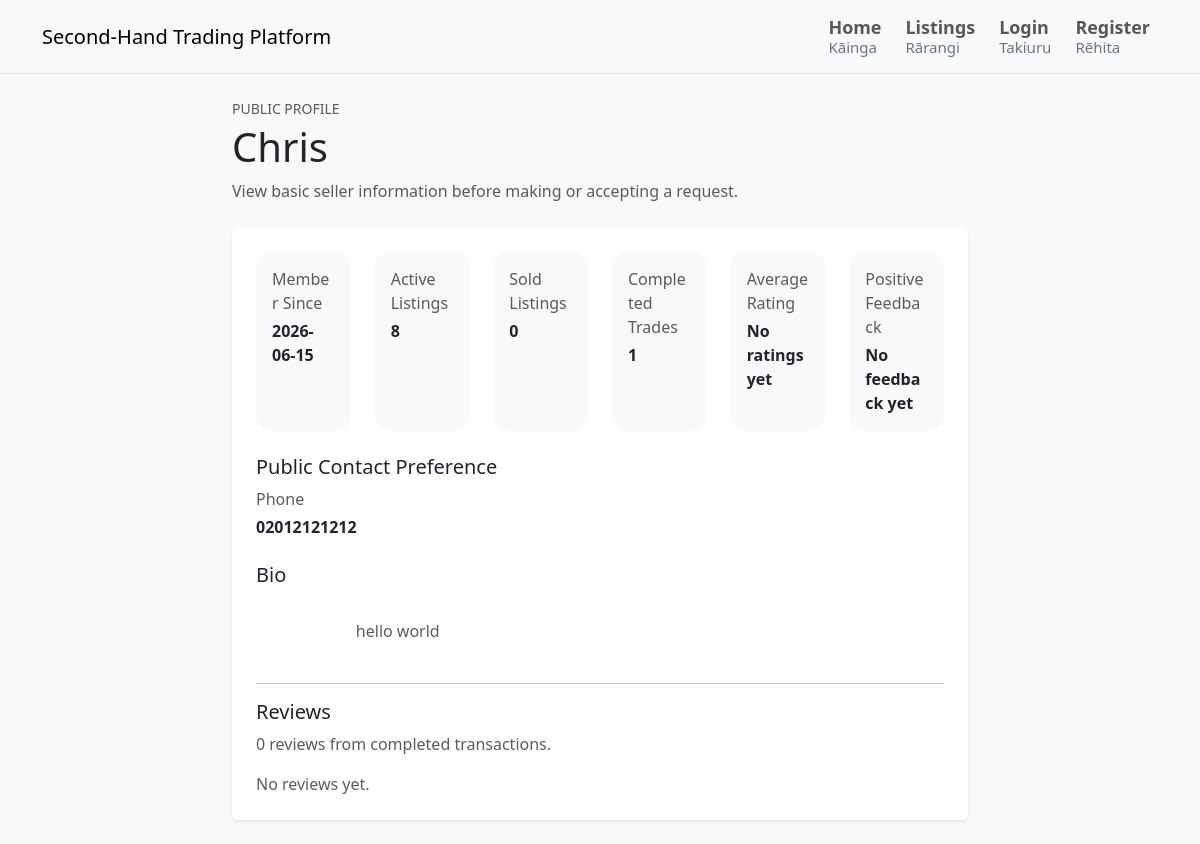
The page /profiles/2 on the database its author committed.
### tables this page shows
CREATE TABLE users (
    id INTEGER PRIMARY KEY AUTOINCREMENT,
    display_name TEXT NOT NULL,
    full_name TEXT NOT NULL,
    date_of_birth TEXT NOT NULL,
    email TEXT NOT NULL UNIQUE,
    phone_number TEXT,
    preferred_contact_method TEXT NOT NULL,
    password_hash TEXT NOT NULL,
    role TEXT NOT NULL DEFAULT 'user',
    is_locked INTEGER NOT NULL DEFAULT 0,
    bio TEXT,
    created_at TEXT NOT NULL
);

### routes/profile_routes.py (the view)
@profile_bp.get("/profiles/<int:user_id>")
def view_public_profile(user_id: int) -> str:
    profile_data = profile_service.get_public_profile(user_id)
    if profile_data is None:
        abort(404)
    return render_template("profile.html", profile=profile_data)

### models/db.py (called while the page is built)
def get_db() -> sqlite3.Connection:
    return DatabaseManager().get_connection()

    def __new__(cls):
        if cls._instance is None:
            cls._instance = super().__new__(cls)
        return cls._instance

    def get_connection(self) -> sqlite3.Connection:
        if "db" not in g:
            g.db = sqlite3.connect(current_app.config["DATABASE_PATH"])
            g.db.row_factory = sqlite3.Row
        return g.db

    def close_connection(self) -> None:
        db = g.pop("db", None)
        if db is not None:
            db.close()

### services/profile_service.py (called while the page is built)
    @staticmethod
    def _serialize_public_profile(row) -> Dict[str, Any]:
        profile = dict(row)
        profile["bio"] = profile.get("bio") or "No public bio provided yet."
        profile["member_since_label"] = str(profile["created_at"])[:10]
        if profile["preferred_contact_method"] == CONTACT_METHOD_PHONE:
            profile["preferred_contact_method_label"] = "Phone"
            profile["public_contact_value"] = profile.get("phone_number") or "Not provided"
        else:
            profile["preferred_contact_method_label"] = "Email"
            profile["public_contact_value"] = profile.get("email") or "Not provided"
        return profile

    @staticmethod
    def _format_positive_feedback(review_count: int, positive_review_count: int) -> str:
        if review_count == 0:
            return "No feedback yet"
        positive_feedback_rate = positive_review_count / review_count
        return "{0:.0%}".format(positive_feedback_rate)

    @staticmethod
    def _attach_completed_transaction_count(profile: Dict[str, Any], user_id: int) -> None:
        db = get_db()
        result = db.execute(
            """
            SELECT COUNT(*) AS completed_transaction_count
            FROM requests
            WHERE status = ?
                AND (buyer_id = ? OR seller_id = ?)
            """,
            (REQUEST_STATUS_COMPLETED, user_id, user_id),
        ).fetchone()
        profile["completed_transaction_count"] = int(
            result["completed_transaction_count"]
        )

### templates/profile.html
{% extends "base.html" %}
{% block content %}
<div class="row justify-content-center">
    <div class="col-lg-8">
        <section class="mb-4">
            <p class="text-uppercase small text-muted mb-1">Public Profile</p>
            <h1 class="mb-2">{{ profile.display_name }}</h1>
            <p class="text-muted mb-0">
                View basic seller information before making or accepting a request.
            </p>
        </section>
        <div class="card border-0 shadow-sm">
            <div class="card-body p-4">
                <div class="row row-cols-1 row-cols-md-3 row-cols-lg-6 g-4 mb-4">
                    <div class="col">
                        <div class="rounded-4 bg-light p-3 h-100">
                            <span class="text-muted d-block mb-1">Member Since</span>
                            <strong>{{ profile.member_since_label }}</strong>
                        </div>
                    </div>
                    <div class="col">
                        <div class="rounded-4 bg-light p-3 h-100">
                            <span class="text-muted d-block mb-1">Active Listings</span>
                            <strong>{{ profile.active_listing_count }}</strong>
                        </div>
                    </div>
                    <div class="col">
                        <div class="rounded-4 bg-light p-3 h-100">
                            <span class="text-muted d-block mb-1">Sold Listings</span>
                            <strong>{{ profile.sold_listing_count }}</strong>
                        </div>
                    </div>
                    <div class="col">
                        <div class="rounded-4 bg-light p-3 h-100">
                            <span class="text-muted d-block mb-1">Completed Trades</span>
                            <strong>{{ profile.completed_transaction_count }}</strong>
                        </div>
                    </div>
                    <div class="col">
                        <div class="rounded-4 bg-light p-3 h-100">
                            <span class="text-muted d-block mb-1">Average Rating</span>
                            <strong>{{ profile.average_score_label }}</strong>
                        </div>
                    </div>
                    <div class="col">
                        <div class="rounded-4 bg-light p-3 h-100">
                            <span class="text-muted d-block mb-1">Positive Feedback</span>
                            <strong>{{ profile.positive_feedback_label }}</strong>
                        </div>
                    </div>
                </div>
                <div class="mb-4">
                    <h2 class="h5">Public Contact Preference</h2>
                    <p class="mb-1 text-body-secondary">{{ profile.preferred_contact_method_label }}</p>
                    <p class="mb-0"><strong>{{ profile.public_contact_value }}</strong></p>
                </div>
                <div>
                    <h2 class="h5">Bio</h2>
                    <p class="mb-0 text-body-secondary" style="white-space: pre-wrap;">
                        {{ profile.bio }}
                    </p>
                </div>
                <hr>
                <div>
                    <h2 class="h5">Reviews</h2>
                    <p class="text-body-secondary mb-3">
                        {{ profile.review_count }} review{% if profile.review_count != 1 %}s{% endif %}
                        from completed transactions.
                    </p>
                    {% if profile.recent_reviews %}
                        <div class="d-grid gap-3">
                            {% for review in profile.recent_reviews %}
                                <div class="rounded-4 bg-light p-3">
                                    <div class="d-flex justify-content-between gap-3 mb-2">
                                        <strong>{{ review.reviewer_name }}</strong>
                                        <span class="badge text-bg-success">
                                            {{ review.score }}/5
                                        </span>
                                    </div>
                                    {% if review.comment %}
                                        <p class="mb-0 text-body-secondary">
                                            {{ review.comment }}
                                        </p>
                                    {% else %}
                                        <p class="mb-0 text-body-secondary">
                                            No comment provided.
                                        </p>
                                    {% endif %}
                                </div>
                            {% endfor %}
                        </div>
                    {% else %}
                        <p class="text-body-secondary mb-0">No reviews yet.</p>
                    {% endif %}
                </div>
            </div>
        </div>
    </div>
</div>
{% endblock %}

### static/css/main.css (style rules this page uses)
body { background-color: #f8f9fa; }

### rows shown on the page
users: display_name "Chris", preferred_contact_method_label "Phone", public_contact_value "02012121212", bio "hello world"

### other values the page prints
{{ profile.member_since_label }} "2026-06-15"
{{ profile.active_listing_count }} "8"
{{ profile.sold_listing_count }} "0"
{{ profile.completed_transaction_count }} "1"
{{ profile.average_score_label }} "No ratings yet"
{{ profile.positive_feedback_label }} "No feedback yet"
{{ profile.review_count }} "0"
